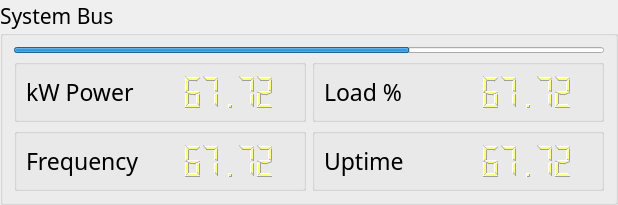
         <widget class="QGroupBox" name="groupBox_2">
          <property name="minimumSize">
           <size>
            <width>618</width>
            <height>0</height>
           </size>
          </property>
          <property name="maximumSize">
           <size>
            <width>16777215</width>
            <height>214</height>
           </size>
          </property>
          <property name="font">
           <font>
            <family>Titillium Web</family>
            <pointsize>16</pointsize>
           </font>
          </property>
          <property name="title">
           <string>System Bus</string>
          </property>
          <layout class="QGridLayout" name="gridLayout_3">
           <item row="1" column="1">
            <widget class="QGroupBox" name="groupBox_5">
             <property name="title">
              <string/>
             </property>
             <layout class="QGridLayout" name="gridLayout_8">
              <item row="0" column="0">
               <widget class="QLabel" name="label_8">
                <property name="font">
                 <font>
                  <family>Titillium Web</family>
                  <pointsize>17</pointsize>
                 </font>
                </property>
                <property name="text">
                 <string>Load %</string>
                </property>
               </widget>
              </item>
              <item row="0" column="1">
               <widget class="QLCDNumber" name="loadlcd">
                <property name="maximumSize">
                 <size>
                  <width>16777215</width>
                  <height>45</height>
                 </size>
                </property>
                <property name="styleSheet">
                 <string notr="true">color: rgb(255, 255, 127);</string>
                </property>
                <property name="frameShape">
                 <enum>QFrame::Shape::NoFrame</enum>
                </property>
                <property name="smallDecimalPoint">
                 <bool>false</bool>
                </property>
                <property name="value" stdset="0">
                 <double>67.719999999999999</double>
                </property>
               </widget>
              </item>
             </layout>
            </widget>
           </item>
           <item row="2" column="0">
            <widget class="QGroupBox" name="groupBox_3">
             <property name="maximumSize">
              <size>
               <width>16777215</width>
               <height>160</height>
              </size>
             </property>
             <property name="title">
              <string/>
             </property>
             <layout class="QGridLayout" name="gridLayout_9">
              <item row="0" column="0">
               <widget class="QLabel" name="label_6">
                <property name="font">
                 <font>
                  <family>Titillium Web</family>
                  <pointsize>17</pointsize>
                 </font>
                </property>
                <property name="text">
                 <string>Frequency </string>
                </property>
               </widget>
              </item>
              <item row="0" column="1">
               <widget class="QLCDNumber" name="freqlcd">
                <property name="maximumSize">
                 <size>
                  <width>16777215</width>
                  <height>45</height>
                 </size>
                </property>
                <property name="styleSheet">
                 <string notr="true">color: rgb(255, 255, 127);</string>
                </property>
                <property name="frameShape">
                 <enum>QFrame::Shape::NoFrame</enum>
                </property>
                <property name="smallDecimalPoint">
                 <bool>false</bool>
                </property>
                <property name="value" stdset="0">
                 <double>67.719999999999999</double>
                </property>
               </widget>
              </item>
             </layout>
            </widget>
           </item>
           <item row="1" column="0">
            <widget class="QGroupBox" name="groupBox">
             <property name="maximumSize">
              <size>
               <width>99999</width>
               <height>160</height>
              </size>
             </property>
             <property name="title">
              <string/>
             </property>
             <layout class="QGridLayout" name="gridLayout_7">
              <item row="0" column="1">
               <widget class="QLCDNumber" name="lcdkW">
                <property name="maximumSize">
                 <size>
                  <width>16777215</width>
                  <height>45</height>
                 </size>
                </property>
                <property name="styleSheet">
                 <string notr="true">color: rgb(255, 255, 127);</string>
                </property>
                <property name="frameShape">
                 <enum>QFrame::Shape::NoFrame</enum>
                </property>
                <property name="smallDecimalPoint">
                 <bool>false</bool>
                </property>
                <property name="value" stdset="0">
                 <double>67.719999999999999</double>
                </property>
               </widget>
              </item>
              <item row="0" column="0">
               <widget class="QLabel" name="label_5">
                <property name="font">
                 <font>
                  <family>Titillium Web</family>
                  <pointsize>17</pointsize>
                 </font>
                </property>
                <property name="text">
                 <string>kW Power</string>
                </property>
               </widget>
              </item>
             </layout>
            </widget>
           </item>
           <item row="2" column="1">
            <widget class="QGroupBox" name="groupBox_4">
             <property name="title">
              <string/>
             </property>
             <layout class="QGridLayout" name="gridLayout_10">
              <item row="0" column="0">
               <widget class="QLabel" name="label_7">
                <property name="font">
                 <font>
                  <family>Titillium Web</family>
                  <pointsize>17</pointsize>
                 </font>
                </property>
                <property name="text">
                 <string>Uptime</string>
                </property>
               </widget>
              </item>
              <item row="0" column="1">
               <widget class="QLCDNumber" name="runtimelcd">
                <property name="maximumSize">
                 <size>
                  <width>16777215</width>
                  <height>45</height>
                 </size>
                </property>
                <property name="font">
                 <font>
                  <family>Noto Sans</family>
                  <pointsize>19</pointsize>
                 </font>
                </property>
                <property name="styleSheet">
                 <string notr="true">color: rgb(255, 255, 127);</string>
                </property>
                <property name="frameShape">
                 <enum>QFrame::Shape::NoFrame</enum>
                </property>
                <property name="smallDecimalPoint">
                 <bool>false</bool>
                </property>
                <property name="segmentStyle">
                 <enum>QLCDNumber::SegmentStyle::Filled</enum>
                </property>
                <property name="value" stdset="0">
                 <double>67.719999999999999</double>
                </property>
               </widget>
              </item>
             </layout>
            </widget>
           </item>
           <item row="0" column="0" colspan="2">
            <widget class="QProgressBar" name="loadprogressBar_4">
             <property name="maximumSize">
              <size>
               <width>16777215</width>
               <height>6</height>
              </size>
             </property>
             <property name="styleSheet">
              <string notr="true">color: rgb(255, 85, 0);</string>
             </property>
             <property name="value">
              <number>67</number>
             </property>
             <property name="textVisible">
              <bool>false</bool>
             </property>
            </widget>
           </item>
          </layout>
         </widget>
